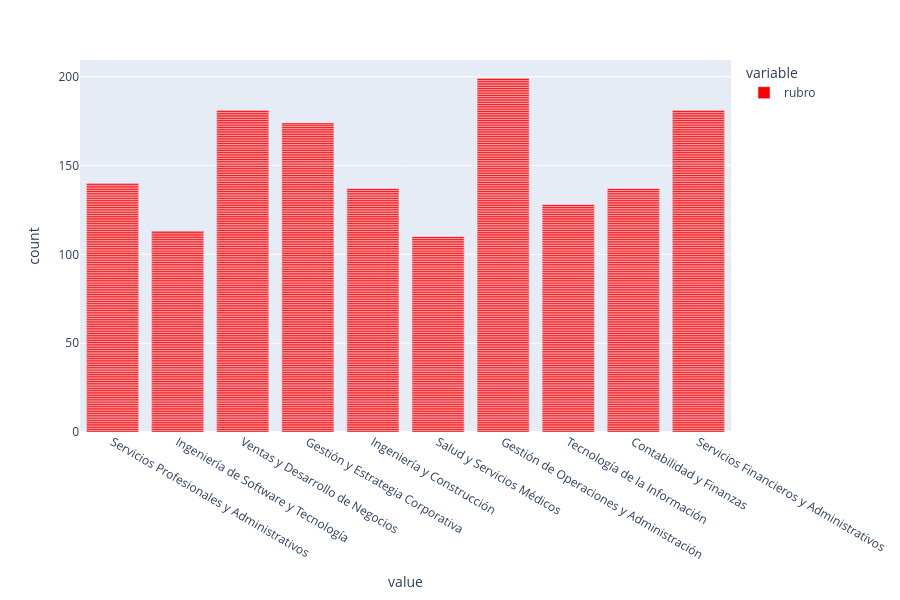

Write notebook code for a chart like this one.
### Code cell
px.bar(
    df["rubro"],
    color_discrete_sequence=['red'],
    width = 900,
    height = 600
)

### Figure 1 — Plotly figure (JSON) as saved in the notebook; plotly's stock layout.template omitted (floating-point values rounded to 4 significant figures; data arrays with more than 128 entries replaced by an {"elided": "..."} marker saying what was removed)
{"data": [{"hovertemplate": "variable=rubro<br>value=%{x}<br>count=%{y}<extra></extra>", "legendgroup": "rubro", "marker": {"color": "red", "pattern": {"shape": ""}}, "name": "rubro", "orientation": "v", "showlegend": true, "textposition": "auto", "type": "bar", "x": {"elided": "1500 str values"}, "xaxis": "x", "y": {"elided": "1500 int values"}, "yaxis": "y"}], "layout": {"barmode": "relative", "height": 600, "legend": {"title": {"text": "variable"}, "tracegroupgap": 0}, "margin": {"t": 60}, "width": 900, "xaxis": {"anchor": "y", "domain": [0, 1], "title": {"text": "value"}}, "yaxis": {"anchor": "x", "domain": [0, 1], "title": {"text": "count"}}}}
